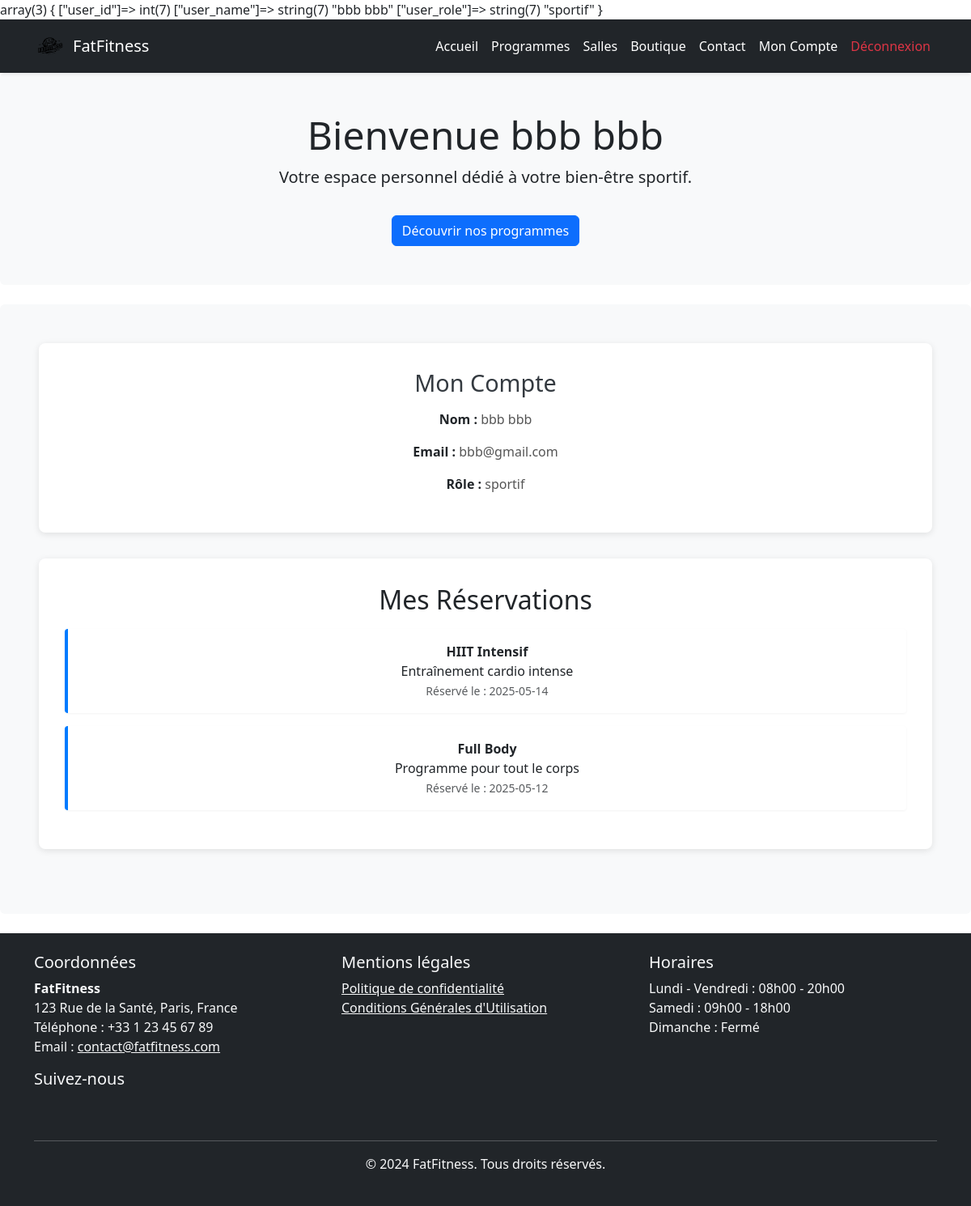
Screenshot of /index.php?page=compte (signed in) with the database file from the repository.
### tables this page shows
CREATE TABLE `sportif` (
  `Id_sportif` int(11) NOT NULL,
  `Nom` varchar(50) NOT NULL,
  `Prenom` varchar(50) NOT NULL,
  `Email` varchar(100) NOT NULL,
  `Telephone` varchar(20) NOT NULL,
  `MotDePasse` varchar(255) NOT NULL,
  `Age` int(3) NOT NULL,
  `Sexe` enum('Homme','Femme') NOT NULL,
  `Taille` decimal(5,2) NOT NULL,
  `Poids` decimal(5,2) NOT NULL,
  `Objectif` text NOT NULL
);

CREATE TABLE `reservations` (
  `id` int(11) NOT NULL,
  `date_reservation` date NOT NULL,
  `programme_id` int(11) DEFAULT NULL,
  `sportif_id` int(11) DEFAULT NULL
);

CREATE TABLE `programme` (
  `id_programme` int(11) NOT NULL,
  `nom_programme` varchar(50) NOT NULL,
  `rythme` varchar(50) NOT NULL,
  `description` text DEFAULT NULL,
  `duree` time DEFAULT NULL,
  `categorie` enum('lourd','moyen','simple') NOT NULL,
  `salle_id` int(11) DEFAULT NULL,
  `coach_id` int(11) DEFAULT NULL
);

### View/compte.php (the view, shortened to what this page needs)
<?php
include_once __DIR__ . '/../commun/header.php';
require_once __DIR__ . '/../BDD/database.php';
$user_id   = $_SESSION['user_id'];
$user_role = $_SESSION['user_role'];
$stmt = $pdo->prepare(
    $user_role === 'sportif' ?
    "SELECT * FROM sportif WHERE Id_sportif = ?" :
    "SELECT * FROM coach WHERE Id_coach = ?"
);
$stmt->execute([$user_id]);
$user_info = $stmt->fetch(PDO::FETCH_ASSOC);
$reservations = [];
if ($user_role === 'sportif') {
    $stmt = $pdo->prepare("
        SELECT r.date_reservation, p.nom_programme, p.description
        FROM reservations r
        JOIN programme p ON r.programme_id = p.id_programme
        WHERE r.sportif_id = ?
        ORDER BY r.date_reservation DESC
    ");
    $stmt->execute([$user_id]);
    $reservations = $stmt->fetchAll(PDO::FETCH_ASSOC);
}
?>
<!DOCTYPE html>
<html lang="fr">
<head>
    <link rel="stylesheet" href="../assets/style.css">
    <link rel="stylesheet" href="https://cdn.jsdelivr.net/npm/bootstrap@5.3.2/dist/css/bootstrap.min.css">
</head>
<body>
    <div class="jumbotron text-center bg-light p-5 mb-4 rounded">
        <h1 class="display-5">Bienvenue <?= htmlspecialchars($user_info['Nom'] . ' ' . $user_info['Prenom']) ?></h1>
        <p class="lead">Votre espace personnel dédié à votre bien-être sportif.</p>
        <?php if ($_SESSION['user_role'] === 'coach'): ?>
            <a href="index.php?page=creeProgramme" class="btn btn-primary mt-3">Créer ton programme</a>
        <?php else: ?>
            <a href="index.php?page=programme" class="btn btn-primary mt-3">Découvrir nos programmes</a>
        <?php endif; ?>
    </div>
    <div class="jumbotron text-center bg-light p-5 mb-4 rounded">
        <div class="profile-card">
            <h1 class="mb-3">Mon Compte</h1>
            <p><strong>Nom :</strong> <?= htmlspecialchars($user_info['Nom'] . ' ' . $user_info['Prenom']) ?></p>
            <p><strong>Email :</strong> <?= htmlspecialchars($user_info['Email']) ?></p>
            <p><strong>Rôle :</strong> <?= htmlspecialchars($user_role) ?></p>
        </div>
        <?php if ($user_role === 'sportif'): ?>
            <div class="profile-card">
                <h2 class="mb-3">Mes Réservations</h2>
                <?php if (!empty($reservations)): ?>
                    <ul class="reservation-list">
                        <?php foreach ($reservations as $res): ?>
                            <li>
                                <strong><?= htmlspecialchars($res['nom_programme']) ?></strong><br>
                                <?= htmlspecialchars($res['description']) ?><br>
                                <small class="text-muted">Réservé le : <?= htmlspecialchars($res['date_reservation']) ?></small>
                            </li>
                        <?php endforeach; ?>
                    </ul>
                <?php else: ?>
                    <p class="text-muted">Aucune réservation trouvée.</p>
                <?php endif; ?>
            </div>
        <?php else: ?>
            <div class="profile-card">
                <p class="text-muted">Les coachs n'ont pas de réservations affichées.</p>
            </div>
        <?php endif; ?>
    </div>
</body>
</html>
<?php include_once __DIR__ . '/../commun/footer.php'; ?>

### assets/css/style.css (style rules this page uses)
.profile-card { background: white; border-radius: 8px; padding: 2rem; box-shadow: 0 2px 8px rgba(0,0,0,0.1); margin-bottom: 2rem; }
.profile-card h1 { font-size: 1.8rem; margin-bottom: 1rem; color: #343a40; }
.profile-card p { font-size: 1rem; color: #555; }
.profile-card strong { color: #212529; }
.reservation-list { list-style-type: none; padding-left: 0; }
.reservation-list li { background-color: #ffffff; margin-bottom: 1rem; padding: 1rem; border-left: 4px solid #007bff; border-radius: 4px; box-shadow: 0 1px 3px rgba(0,0,0,0.05); }

### rows the page displays
sportif: Nom+Prenom "bbb bbb", Email "bbb@gmail.com"
reservations: programme.nom_programme "HIIT Intensif", programme.description "Entraînement cardio intense", date_reservation "2025-05-14"
reservations: programme.nom_programme "Full Body", programme.description "Programme pour tout le corps", date_reservation "2025-05-12"

### other values shown
$user_role "sportif"
